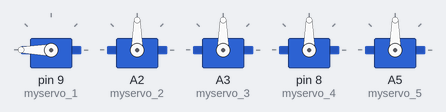
The sketch below on a simulated Arduino Uno, built with avr-gcc and run on an emulated ATmega328P. On the bench: 5 × servo.

Above: at 0.05 s.
At 0.3 s:
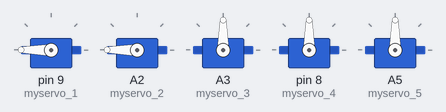
At 0.6 s:
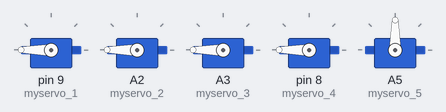
At 1.2 s:
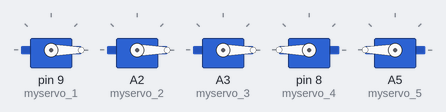
At 1.8 s:
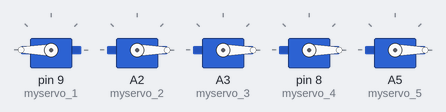
At 2.4 s:
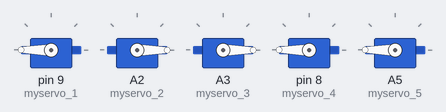
Timing chart, 0 to 5.5 s (numbered marks = the images above):
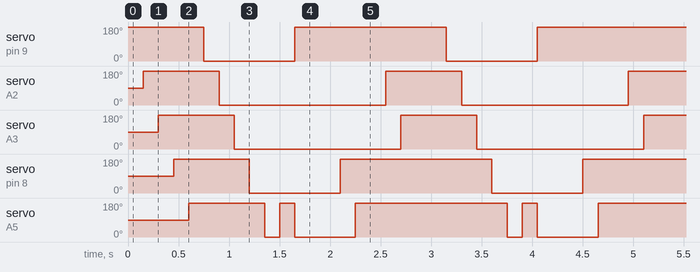

Measured:
- by itself, servo on pin 9 (myservo_1): alternates 180° for 1.5 s and 0° for 0.90 s
- by itself, servo on A2 (myservo_2), servo on A3 (myservo_3): alternates 180° for 0.75 s and 0° for 1.7 s
- by itself, servo on pin 8 (myservo_4): repeats every 2.4 s: 0° 0.90 s, 180° 1.5 s
- by itself, servo on A5 (myservo_5): repeats every 2.4 s: 0° 0.15 s, 180° 0.15 s, 0° 0.60 s, 180° 1.5 s

The sketch:

Automatic_Movements.ino
```cpp
#include <Servo.h>
Servo myservo_1;
Servo myservo_2;
Servo myservo_3;
Servo myservo_4;
Servo myservo_5;

void setup() {
myservo_1.attach(9);
myservo_2.attach(A2);
myservo_3.attach(A3);
myservo_4.attach(8);
myservo_5.attach(A5);
Serial.begin(9600);
}
void loop() {
//fist
myservo_1.write(180);
delay(150);
myservo_2.write(180);
delay(150);
myservo_3.write(180);
delay(150);
myservo_4.write(180);
delay(150);
myservo_5.write(180);
delay(150);

//palm
myservo_1.write(0);
delay(150);
myservo_2.write(0);
delay(150);
myservo_3.write(0);
delay(150);
myservo_4.write(0);
delay(150);
myservo_5.write(0);
delay(150);

//Thumb
myservo_5.write(180);
delay(150);
myservo_5.write(0);

//Spiderman
myservo_1.write(180);
delay(150);
myservo_2.write(0);
delay(150);
myservo_3.write(0);
delay(150);
myservo_4.write(180);
delay(150);
myservo_5.write(180);
delay(150);


}
```
